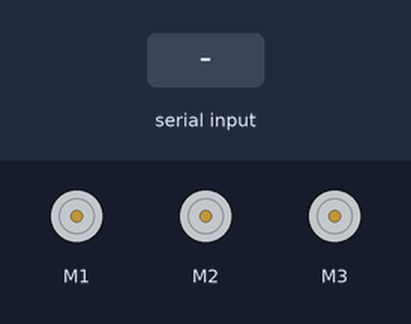
The sketch below on a simulated Arduino Uno, built with avr-gcc and run on an emulated ATmega328P. Parts: 3 × DC motor (green arrow = forward, orange = backward, longer = faster). Inputs (shaded band) come from the test bench. What the sketch prints to the serial monitor is not drawn.

Above: at 1.2 s.
1.3 s: "M3-50000\n" received over Serial
At 2.1 s:
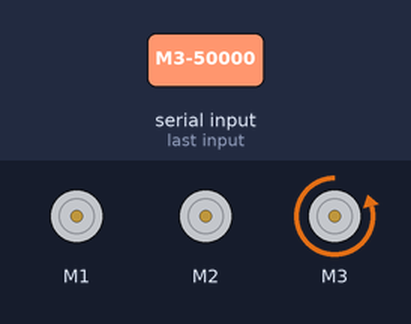
Timing chart, 0 to 4.3 s (numbered marks = the images above; inputs shaded):
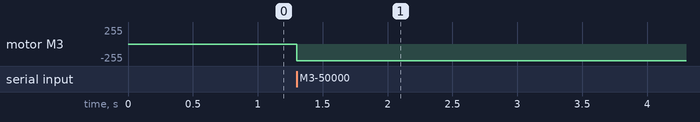

The sketch:

Shaker2_Motor_v1.ino
```cpp
#include <Wire.h>             // Required for I2C communication with the motor shield
#include <Adafruit_MotorShield.h> // Include the Adafruit Motor Shield library

// Create an instance of the Adafruit Motor Shield.
Adafruit_MotorShield AFMS = Adafruit_MotorShield();

// Get DC motor objects for motors 1, 2, and 3.
Adafruit_DCMotor *motor1 = AFMS.getMotor(1); // Motor 1 connected to M1 terminals
Adafruit_DCMotor *motor2 = AFMS.getMotor(2); // Motor 2 connected to M2 terminals
Adafruit_DCMotor *motor3 = AFMS.getMotor(3); // Motor 3 connected to M3 terminals

// Define a default speed for all motors (0-255).
uint8_t defaultMotorSpeed = 250;
//Multiplier to convert steps to ms
float durationMultiplier = 50.0;
const long MAX_FINAL_DURATION_MS = 600000; // 10 minutes in milliseconds

// --- Serial Input Handling Constants & Variables ---
// Max length for commands like "M1+100000" or "M3-50000" + null terminator
const unsigned int MAX_INPUT_LEN = 15;
char serialBuffer[MAX_INPUT_LEN];    // Buffer to store incoming serial data
unsigned int bufferIndex = 0;      // Current position in the buffer
boolean newData = false;           // Flag to indicate new, complete command received

void setup() {
  // 1. Initialize Serial Communication FIRST.
  Serial.begin(115200);
  Serial.println("--- Multi-Motor Control (M[num][+/-][ms]) ---");
  Serial.println("Ready to receive commands. Format: M[1/2/3][+/-][milliseconds]");
  Serial.println("Examples:");
  Serial.println("  M1+1000  (Move Motor 1 Forward for 1 second)");
  Serial.println("  M2-500   (Move Motor 2 Backward for 0.5 seconds)");
  Serial.println("  M3+2000  (Move Motor 3 Forward for 2 seconds)");
  Serial.println("------------------------------------");

  // 2. Initialize the Adafruit Motor Shield.
  if (!AFMS.begin()) {

    while (true); // Halt execution if the shield is not found.
  }

  // 3. Set the initial default speed for all motors.
  motor1->setSpeed(defaultMotorSpeed);
  motor2->setSpeed(defaultMotorSpeed);
  motor3->setSpeed(defaultMotorSpeed);
}

void loop() {
  // Check for incoming serial data and process it
  readSerialInput(); // This function reads bytes and sets newData flag when a full command is received

  if (newData) {
    processCommand(serialBuffer); // Process the command if new data is available
    newData = false;              // Reset flag for the next command
    bufferIndex = 0;              // Reset buffer index
    memset(serialBuffer, 0, sizeof(serialBuffer)); // Clear the buffer
  }
  // No delays in loop to keep it responsive to serial input
}

// Function to read bytes from serial and build the command string
void readSerialInput() {
  while (Serial.available() > 0) {
    char inChar = Serial.read();

    if (inChar == '\n' || inChar == '\r') { // Newline or Carriage Return marks end of command
      if (bufferIndex > 0) { // Only process if there's actual data in the buffer
        serialBuffer[bufferIndex] = '\0'; // Null-terminate the string
        newData = true;                   // Set flag to process in loop()
      } else {
        // Empty line received, clear buffer just in case
        bufferIndex = 0;
        memset(serialBuffer, 0, sizeof(serialBuffer));
      }
      return; // Exit function after processing line ending
    }

    // Store character in buffer if there's space
    if (bufferIndex < (MAX_INPUT_LEN - 1)) { // -1 for null terminator
      serialBuffer[bufferIndex++] = inChar;
    } else {
      // Buffer overflow, clear buffer and warn
      Serial.println("ERROR: Command too long. Max " + String(MAX_INPUT_LEN - 1) + " characters.");
      bufferIndex = 0;
      memset(serialBuffer, 0, sizeof(serialBuffer));
      newData = false; // Don't process this corrupt command
    }
  }
}

// Function to parse and execute the motor command
void processCommand(const char* command) {
  // Minimum command: "M1+0" (4 chars: M, motor_num, direction, duration_digit)
  if (strlen(command) < 4) {
    Serial.println("ERROR: Command too short. Format: M[1/2/3][+/-][milliseconds]");
    return;
  }

  // Check the first character (M or m, case-insensitive)
  char commandType = toupper(command[0]);
  if (commandType != 'M') {
    Serial.println("ERROR: Command must start with 'M' or 'm'.");
    return;
  }

  // Determine motor number from the second character
  int motorNum = command[1] - '0'; // Convert char '1', '2', '3' to int 1, 2, 3
  Adafruit_DCMotor *targetMotor = nullptr; // Initialize to null

  switch (motorNum) {
    case 1:
      targetMotor = motor1;
      break;
    case 2:
      targetMotor = motor2;
      break;
    case 3:
      targetMotor = motor3;
      break;
    default:
      Serial.println("ERROR: Invalid motor number. Use '1', '2', or '3'.");
      return;
  }

  // Determine direction from the third character
  int direction;
  char directionChar = command[2];
  if (directionChar == '+') {
    direction = FORWARD;
  } else if (directionChar == '-') {
    direction = BACKWARD;
  } else {
    Serial.println("ERROR: Invalid direction character. Use '+' or '-'.");
    return;
  }

  // Parse the milliseconds duration from the fourth character onwards
  long durationMs = 0;
  bool parsingDigits = false;
  for (int i = 3; i < strlen(command); i++) { // Start parsing from index 3
    if (isDigit(command[i])) {
      durationMs = durationMs * 10 + (command[i] - '0');
      parsingDigits = true;
      // Optional: Add a check for max duration to prevent excessively long delays
    } else {
      Serial.println("ERROR: Invalid character in duration part. Digits expected after direction.");
      return;
    }
  }

  if (!parsingDigits) {
      Serial.println("ERROR: No duration specified. Example: M1+1000");
      return;
  }

  long finalDurationMs = round(durationMs * durationMultiplier);
  if (finalDurationMs > MAX_FINAL_DURATION_MS) {
    finalDurationMs = MAX_FINAL_DURATION_MS; // Cap it at the maximum allowed
}

  // --- Execute the Motor Command ---


  targetMotor->run(direction); // Start the selected motor in the specified direction
  delay(finalDurationMs);           // Run for the specified duration
  targetMotor->run(RELEASE);   // Stop the selected motor by releasing (coasting)

  Serial.print("M");
  Serial.print(motorNum); // This is good!
  Serial.println(" moved");

}
```

Measured:
- after the input at 1.3 s, motor M3: stopped → backward 250/255 at once
